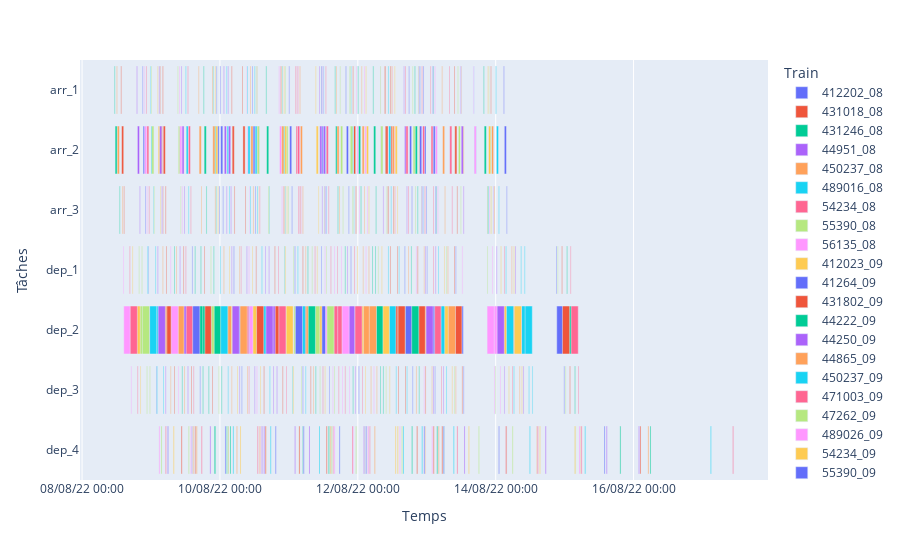

Notebook code cell kept with this figure:
### Code cell
# Liste ordonnée des machines
ORDERED_MACHINES = ["arr_1", "arr_2", "arr_3",
                        "dep_1", "dep_2", "dep_3", "dep_4"]

# Données fournies sous forme de liste de dictionnaires
tasks = [
        {"Train": n_arr,
         "Start": base_time(1) + datetime.timedelta(minutes=15*var_arr.X),
         "Finish": base_time(1) + datetime.timedelta(minutes=15*var_arr.X + Taches.T_ARR[m_arr]),
         "Machine": f"arr_{m_arr}",
         "Tâches": f"arr_{m_arr}"}
        for (m_arr, n_arr), var_arr in t_arr.items()
    ] + [
        {"Train": n_dep,
         "Start": base_time(1) + datetime.timedelta(minutes=15*var_dep.X),
         "Finish": base_time(1) + datetime.timedelta(minutes=15*var_dep.X + Taches.T_DEP[m_dep]),
         "Machine": f"dep_{m_dep}",
         "Tâches": f"dep_{m_dep}"}
        for (m_dep, n_dep), var_dep in t_dep.items()
    ]

# Construction du DataFrame pour la visualisation
gantt_df = pd.DataFrame(tasks)

# Regroupement des ressources par machine
resource_per_machine = {}
for task in tasks:
    resource_per_machine.setdefault(
        task["Machine"], set()).add(task["Tâches"])

sorted_resources = list(itertools.chain.from_iterable(
    [sorted(resource_per_machine[machine]) for machine in ORDERED_MACHINES]
))

fig = px.timeline(gantt_df, x_start="Start",
                    x_end="Finish", y="Tâches", color="Train")
fig.update_layout(xaxis=dict(title='Temps',
                    tickformat='%d/%m/%y %H:%M'))
fig.update_yaxes(categoryorder="array",
                    categoryarray=sorted_resources[::-1])
fig.show()
